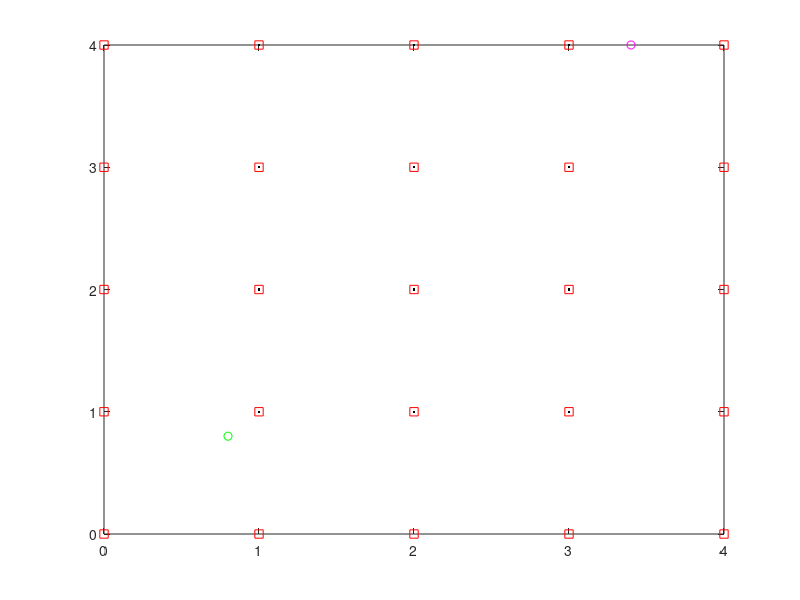

Source code (MATLAB): (Note: this script raises an error after producing the figure.)
close

xstart = 0;
xincr  = 1;
xend   = 4;

ystart = 0;
yincr  = 1;
yend   = 4;

[x, y] = meshgrid(xstart:xincr:xend, ystart:yincr:yend);
e      = reshape(1:numel(x), size(x));

x_sparse_start = 0.8;
x_sparse_end   = 3.4;

y_sparse_start = 0.8;
y_sparse_end   = 5.6;

if x_sparse_start<min(min(x))
    x_sparse_start = min(min(x));
end
if x_sparse_end>max(max(x))
    x_sparse_end= max(max(x));
end
if y_sparse_start<min(min(y))
    y_sparse_start = min(min(y));
end
if y_sparse_end>max(max(y))
    y_sparse_end= max(max(y));
end


[~, loc_x] = ismember(round(x_sparse_start:xincr:x_sparse_end), x);
[~, loc_y] = ismember(round(y_sparse_start:yincr:y_sparse_end), y);

[~, col] = ind2sub(size(x), loc_x);
[row, ~] = ind2sub(size(y), loc_y);

x(row, col)
y(row, col)

plot(x, y, 'rs')
hold on
plot(x(row,col), y(row,col), 'k.')
plot(x_sparse_start, y_sparse_start, 'go')
plot(x_sparse_end, y_sparse_end, 'mo')





sparse_skip_row = 1;
sparse_skip_col = 2;
a__red_sparsed  = a(1:1+sparse_skip_row:size(a,1), 1:1+sparse_skip_col:size(a,2));


sparse_skip_row = 1;
sparse_skip_col = 2;
a__red_sparsed  = a(1:1+sparse_skip_row:size(a,1), 1:1+sparse_skip_col:size(a,2));

subset_start_row = 2;
subset_start_row_skip = 1;
subset_close_row = size(a,1);

subset_start_col = 1;
subset_start_col_skip = 1;
subset_close_col = size(a,1);

a__red_subset  = a(subset_start_row:subset_start_row_skip:subset_close_row,...
                   subset_start_col:subset_start_col_skip:subset_close_col)